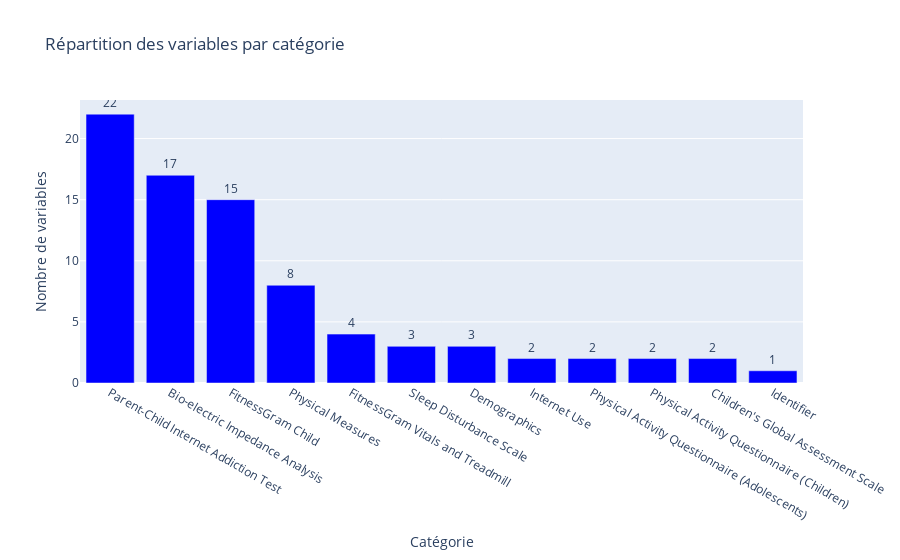

Notebook code for this chart:
### Code cell
# Voir la répartition des variables par catégorie
category_counts = data_dict["Instrument"].value_counts().reset_index()
category_counts.columns = ["Instrument", "Nombre de variables"]

print("Répartition des variables par catégorie :")
print(category_counts)

# Visualisation interactive avec Plotly
fig = px.bar(category_counts, x="Instrument", y="Nombre de variables", 
             title="Répartition des variables par catégorie", text="Nombre de variables")

fig.update_traces(marker_color='blue', textposition='outside')
fig.update_layout(xaxis_title="Catégorie", yaxis_title="Nombre de variables")

fig.show()

### Figure 1 — Plotly figure (JSON) as saved in the notebook; plotly's stock layout.template omitted (floating-point values rounded to 4 significant figures)
{"data": [{"alignmentgroup": "True", "hovertemplate": "Instrument=%{x}<br>Nombre de variables=%{text}<extra></extra>", "legendgroup": "", "marker": {"color": "blue", "pattern": {"shape": ""}}, "name": "", "offsetgroup": "", "orientation": "v", "showlegend": false, "text": [22, 17, 15, 8, 4, 3, 3, 2, 2, 2, 2, 1], "textposition": "outside", "type": "bar", "x": ["Parent-Child Internet Addiction Test", "Bio-electric Impedance Analysis", "FitnessGram Child", "Physical Measures", "FitnessGram Vitals and Treadmill", "Sleep Disturbance Scale", "Demographics", "Internet Use", "Physical Activity Questionnaire (Adolescents)", "Physical Activity Questionnaire (Children)", "Children's Global Assessment Scale", "Identifier"], "xaxis": "x", "y": [22, 17, 15, 8, 4, 3, 3, 2, 2, 2, 2, 1], "yaxis": "y"}], "layout": {"barmode": "relative", "legend": {"tracegroupgap": 0}, "title": {"text": "Répartition des variables par catégorie"}, "xaxis": {"anchor": "y", "domain": [0, 1], "title": {"text": "Catégorie"}}, "yaxis": {"anchor": "x", "domain": [0, 1], "title": {"text": "Nombre de variables"}}}}
